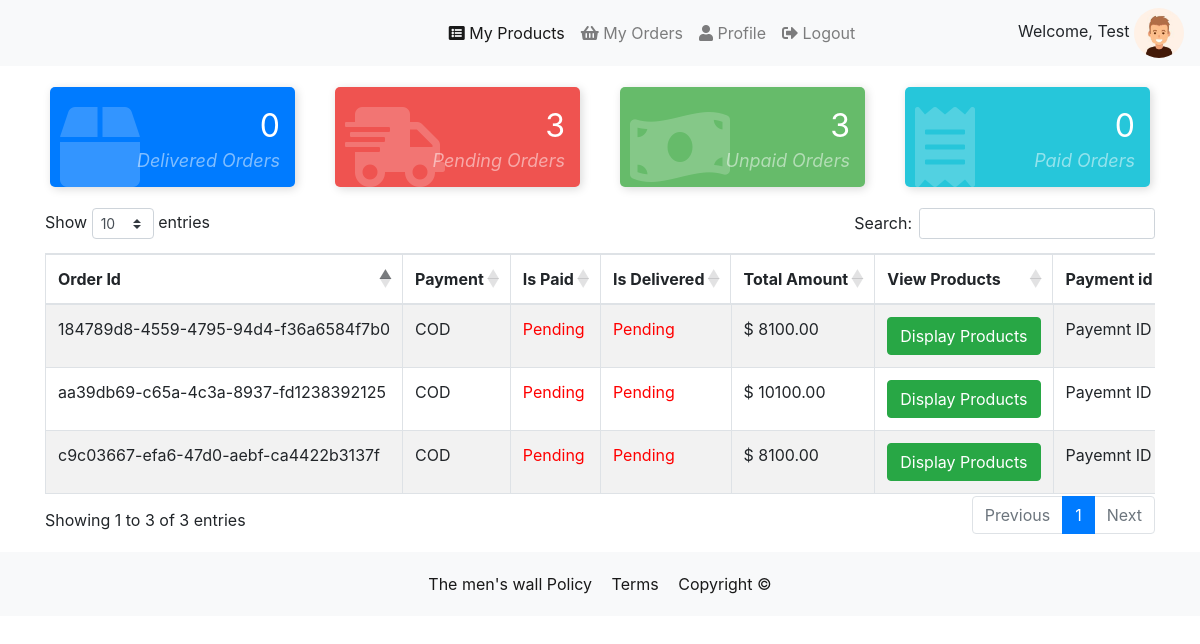
/orders/sellerOrders/ (signed in), run on the app's committed database.
### users/models.py (models this page shows, shortened)
class CustomeUser(AbstractUser):
	role_list = [
		('buyer', 'buyer'),
		('seller', 'seller')
	]
	role = models.CharField(max_length=10, choices=role_list,null=True,blank=True,default='buyer')
	contact_no = models.BigIntegerField(null=True,blank=True)
	fullname = models.CharField(max_length=100,default="",null=True,blank=True)

class Profile(models.Model):
	user = models.OneToOneField(CustomeUser, on_delete=models.CASCADE)
	image = models.ImageField(default='default.png', upload_to='profile_pics')
	slug = AutoSlugField(populate_from='user')
	bio = models.CharField(max_length=255, blank=True)
	friends = models.ManyToManyField("Profile", blank=True)

### orders/models.py (models this page shows, shortened)
class Order(models.Model):
    user = models.ForeignKey(CustomeUser, on_delete=models.SET_NULL, null=True)
    paymentMethod = models.CharField(max_length=200, null=True, blank=True)
    taxPrice = models.DecimalField(
        max_digits=20, decimal_places=2, null=True, blank=True)
    shippingPrice = models.DecimalField(
        max_digits=20, decimal_places=2, null=True, blank=True)
    totalPrice = models.DecimalField(
        max_digits=20, decimal_places=2, null=True, blank=True)
    isPaid = models.BooleanField(default=False)
    paidAt = models.DateTimeField(auto_now_add=False, null=True, blank=True)
    isDelivered = models.BooleanField(default=False)
    deliveredAt = models.DateTimeField(
        auto_now_add=False, null=True, blank=True)
    createdAt = models.DateTimeField(auto_now_add=True)
    id = models.AutoField(primary_key=True, editable=False)
    payment_id = models.TextField(default=" ",null=True,blank=True)
    uuid = models.UUIDField(default=uuid.uuid4, unique=True, db_index=True, editable=False)

### orders/views.py (the view)
# urls.py: path('sellerOrders/',sellerOrders,name="sellerOrders"),
def sellerOrders(request):
    if request.user.is_authenticated:
        if request.user.role == 'seller':
            seller_orders = OrderItem.objects.filter(product__seller=request.user).values_list('order__id').distinct()
            totalDeliveredOrders =[]
            totalPendigOrders = []
            totalPaidOrders = []
            totalUnPaidOrders = []
            totalOrders = []
            for order_id in seller_orders:
                order = Order.objects.get(pk=order_id[0])
                totalOrders.append(order)
                if order.isDelivered:
                    totalDeliveredOrders.append(order)
                else:
                    totalPendigOrders.append(order)
                if order.isPaid:
                    totalPaidOrders.append(order)
                else:
                    totalUnPaidOrders.append(order)
            return render(request, 'products/sellerOrders.html', {
                'totalDeliveredOrders': len(totalDeliveredOrders),
                'totalPendigOrders': len(totalPendigOrders),
                'totalPaidOrders': len(totalPaidOrders),
                'totalUnPaidOrders': len(totalUnPaidOrders),
                "totalOrders": totalOrders
            })
    else:
        return redirect('index')

### feed/views.py (called while the page is built)
def CountNotifications(request):
	count_notifications = 0
	if request.user.is_authenticated:
		count_notifications = Notification.objects.filter(user=request.user, is_seen=False).count()
	return {'count_notifications':count_notifications}

def GetProfile(request):
	you = ''
	if request.user.is_authenticated:
		p = request.user.profile
		you = p.user
	return {'profile':you}

### templates/products/sellerOrders.html (shortened to what this page needs)
{% extends "products/ecommBase.html" %}
{% load static %}
{% block style %}
<link rel="stylesheet" href="https://cdnjs.cloudflare.com/ajax/libs/twitter-bootstrap/4.5.2/css/bootstrap.css">
<link rel="stylesheet" href="https://cdn.datatables.net/1.10.25/css/dataTables.bootstrap4.min.css">
<link rel="stylesheet" href="https://cdn.datatables.net/responsive/2.2.9/css/responsive.bootstrap4.min.css">
    <link href="https://cdnjs.cloudflare.com/ajax/libs/font-awesome/5.13.0/css/all.min.css" rel="stylesheet">
{% endblock %}
{% block content %}
<div class="container mt-3">
  <div class="row">
    <div class="col-md-3">
      <div class="card-counter primary">
        <i class="fas fa-box"></i>
        <span class="count-numbers">{{ totalDeliveredOrders }}</span>
        <span class="count-name">Delivered Orders</span>
      </div>
    </div>
    <div class="col-md-3">
      <div class="card-counter danger">
        <i class="fas fa-shipping-fast"></i>
        <span class="count-numbers">{{ totalPendigOrders }}</span>
        <span class="count-name">Pending Orders</span>
      </div>
    </div>
    <div class="col-md-3">
      <div class="card-counter success">
        <i class="fas fa-money-bill-wave"></i>
        <span class="count-numbers">{{ totalUnPaidOrders }}</span>
        <span class="count-name">Unpaid Orders</span>
      </div>
    </div>
    <div class="col-md-3">
      <div class="card-counter info">
        <i class="fas fa-receipt"></i>
        <span class="count-numbers">{{ totalPaidOrders  }}</span>
        <span class="count-name"> Paid Orders</span>
      </div>
    </div>
  </div>
    <div class="myOrders my-3">
        <table id="myTable" class="table table-striped table-bordered dt-responsive nowrap" style="width:100%">
                 <thead>
                    <tr>
                        <th>Order Id</th>
                        <th>Payment</th>
                        <th>Is Paid</th>
                        <th>Is Delivered</th>
                        <th>Total Amount</th>
                        <th>View Products</th>
                        <th>Payment id</th>
                    </tr>
                </thead>
                <tbody>
                {% for order in totalOrders %}
                    <tr>
                         <td id="orderId_{{ order.pk }}">{{ order.uuid }}</td>
                        <td>{{ order.paymentMethod | upper}}</td>
                        <td>{% if order.isPaid %}<span style="color: green">Paid</span>{% else %}<span style="color: red">Pending</span> {% endif %}</td>
                        <td>{% if order.isDelivered %}<span style="color: green">Delivered</span>{% else %}<span style="color: red">Pending</span> {% endif %}</td>
                        <td id="total_price_{{ order.pk }}">$ {{ order.totalPrice }}</td>
                        <td><button class="btn btn-success displayProducts" id="displayProducts_{{ order.pk }}">Display Products</button></td>
                        <td>Payemnt ID</td>
                    </tr>
                {% endfor %}
                </tbody>
        </table>
    </div>
</div>
{% endblock %}

### templates/products/ecommBase.html (shortened to what this page needs)
{% load static %}
<!DOCTYPE html>
<html lang="en">
<head>
    <link href="https://cdnjs.cloudflare.com/ajax/libs/font-awesome/5.13.0/css/all.min.css" rel="stylesheet">
    <link rel="stylesheet" href="https://cdn.jsdelivr.net/npm/bootstrap@4.5.3/dist/css/bootstrap.min.css">
    {% block style %}
    {% endblock %}
</head>
<body>
<nav class="navbar navbar-expand-md bg-light navbar-light">
  <a class="navbar-brand" href="{% url 'home' %}" style="width:35%">
       </a>
  <div class="collapse navbar-collapse" id="collapsibleNavbar">
    <ul class="navbar-nav">
      {% if user.role == "seller" %}
      <li class="nav-item">
        <a class="nav-link active" href="{% url 'sellerDash' %}" ><i class="fa fa-list-alt" aria-hidden="true"></i>&nbsp;My Products</a>
      </li>
      <li class="nav-item">
        <a class="nav-link" href="{% url 'sellerOrders' %}"><i class="fa fa-shopping-basket" aria-hidden="true"></i>&nbsp;My Orders</a>
      </li>
    <li class="nav-item ml-auto">
        <a class="nav-link" href="{% url 'profile' %}"><i class="fa fa-user" aria-hidden="true"></i>&nbsp;Profile</a>
      </li>
        <li class="nav-item ml-auto">
        <a class="nav-link" href="{% url 'logout' %}"><i class="fas fa-sign-out-alt" aria-hidden="true"></i>&nbsp;Logout</a>
      </li>
        {% endif  %}
    </ul>
  </div>
     <div class="user-img">
               <span>Welcome,</span>
                <span>{{ profile.profile.user.username }}</span>
                <img src="{{ profile.profile.image.url }}" alt="" style="vertical-align: middle;
                    width: 50px;
                    height: 50px;
                    border-radius: 50%;">
            </div>
</nav>
    {% block content %}
    {% endblock content %}
    <div class="bottombar">
        <div class="container">
            <div class="row">
                <div class="col-md-12">
                    <div class="bottom_footer">
                        <span class="copyright"><a target="_blank" href="#">The men's wall</a></span>
                        <span class="terms">
                            <a class="copyright" target="_blank" href="{% url 'privacy_policy' %}"
                               style="margin-right: 15px">Policy</a>
                            <a class="copyright" target="_blank" href="{% url 'terms_condition' %}"
                               style="margin-right: 15px">Terms</a>
                            <a class="copyright" target="_blank" href="#">Copyright <span>©</span></a>
                        </span>
                    </div>
                </div>
            </div>
        </div>
    </div>
</body>
</html>

### templates/products/ecommBase.html (style rules this page uses)
.bottombar { background-color: #f8f9fa; padding: 20px; text-align: center; }
.bottom_footer a { color: rgba(0,0,0,.9); font-size: 16px; }

### templates/products/sellerOrders.html (style rules this page uses)
.card-counter { box-shadow: 2px 2px 10px #DADADA; margin: 5px; padding: 20px 10px; background-color: #fff; height: 100px; border-radius: 5px; transition: .3s linear all; }
.card-counter.primary { background-color: #007bff; color: #FFF; }
.card-counter.danger { background-color: #ef5350; color: #FFF; }
.card-counter.success { background-color: #66bb6a; color: #FFF; }
.card-counter.info { background-color: #26c6da; color: #FFF; }
.card-counter i { font-size: 5em; opacity: 0.2; }
.card-counter .count-numbers { position: absolute; right: 35px; top: 20px; font-size: 32px; display: block; }
.card-counter .count-name { position: absolute; right: 35px; top: 65px; font-style: italic; text-transform: capitalize; opacity: 0.5; display: block; font-size: 18px; }

### data on the page
CustomeUser: profile.user.username "Test", profile.image (placeholder picture)
Order: uuid "184789d8-4559-4795-94d4-f36a6584f7b0", paymentMethod "COD", isPaid "Pending", isDelivered "Pending", totalPrice "8100.00"
Order: uuid "c9c03667-efa6-47d0-aebf-ca4422b3137f", paymentMethod "COD", isPaid "Pending", isDelivered "Pending", totalPrice "8100.00"
Order: uuid "aa39db69-c65a-4c3a-8937-fd1238392125", paymentMethod "COD", isPaid "Pending", isDelivered "Pending", totalPrice "10100.00"

### other printed values
{{ totalDeliveredOrders }} "0"
{{ totalPendigOrders }} "3"
{{ totalUnPaidOrders }} "3"
{{ totalPaidOrders }} "0"
